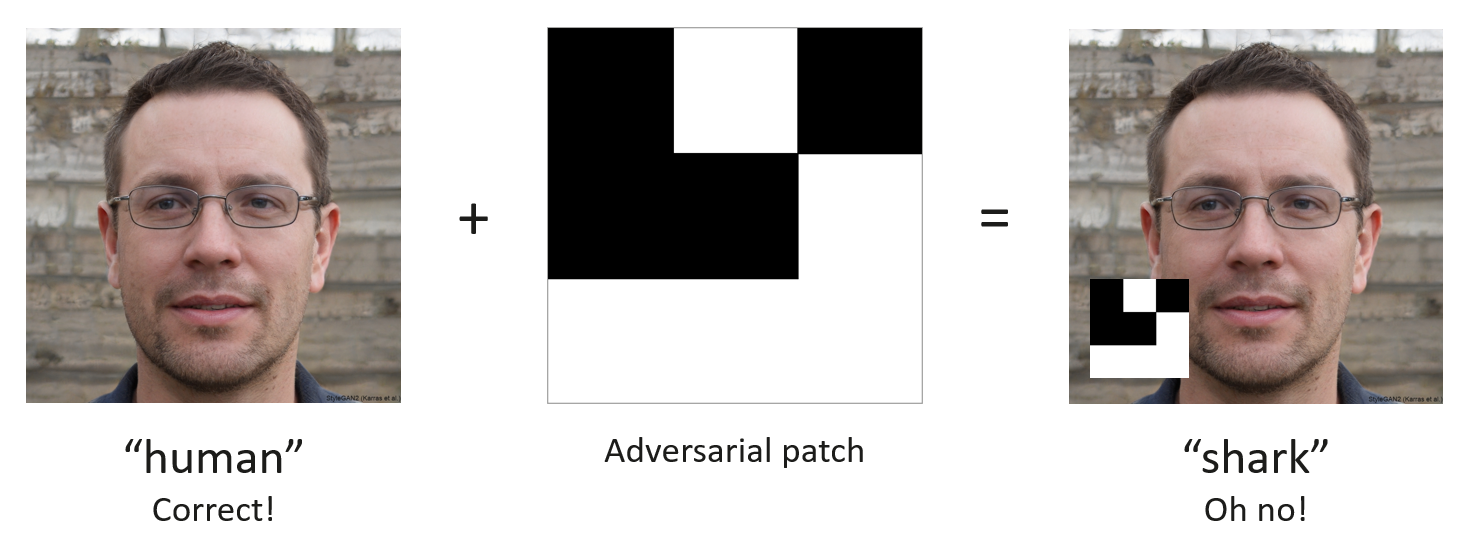
#> input picture adversarial-patching.png, 1471 x 553 px; the run also reads 1 picture not shown here
$ python poison.py adversarial-patching.png . out
#> lines starting #> are read from the running program, lines starting #| are printed output that depends on the picture
import sys
from PIL import Image, ImageFilter
import os
from random import randint
import numpy as np
from tqdm import tqdm


poison = sys.argv[1]
in_dir = sys.argv[2]
out_dir = sys.argv[3]


def add_gaussian_noise(image, mean=0, std_dev=25):
    """
    Adds Gaussian noise to a given PIL Image.

    Parameters:
    - image (PIL.Image): The input image to which noise will be added.
    - mean (float): The mean of the Gaussian noise.
    - std_dev (float): The standard deviation of the Gaussian noise.

    Returns:
    - PIL.Image: The output image with Gaussian noise added.
    """
    # Convert the image to a NumPy array
    img_array = np.array(image)

    # Generate Gaussian noise
    noise = np.random.normal(mean, std_dev, img_array.shape)

    # Add the noise to the image
    noisy_img_array = img_array + noise

    # Clip the values to be in the valid range [0, 255]
    noisy_img_array = np.clip(noisy_img_array, 0, 255).astype(np.uint8)

    # Convert the noisy array back to a PIL Image
    noisy_image = Image.fromarray(noisy_img_array)

    return noisy_image


def resize_image_to_width(image, new_width):
    """
    Resizes a given PIL Image to a specified width, preserving the aspect ratio.

    Parameters:
    - image (PIL.Image): The input image to be resized.
    - new_width (int): The desired width of the resized image.

    Returns:
    - PIL.Image: The resized image with the same aspect ratio.
    """
    # Get the original dimensions
    original_width, original_height = image.size

    # Calculate the new height while preserving the aspect ratio
    aspect_ratio = original_height / original_width
    new_height = int(new_width * aspect_ratio)

    # Resize the image
    resized_image = image.resize((new_width, new_height), Image.Resampling.LANCZOS)

    return resized_image


psn = Image.open(poison)
#> psn is the input picture: PIL image 1471x553 RGBA; mean R, G, B, A 194.6, 188.6, 186.1, 255


for in_file in tqdm(os.listdir(in_dir)):
    cpsn = add_gaussian_noise(psn.copy())
#> in add_gaussian_noise, `noisy_img_array = img_array + noise`:
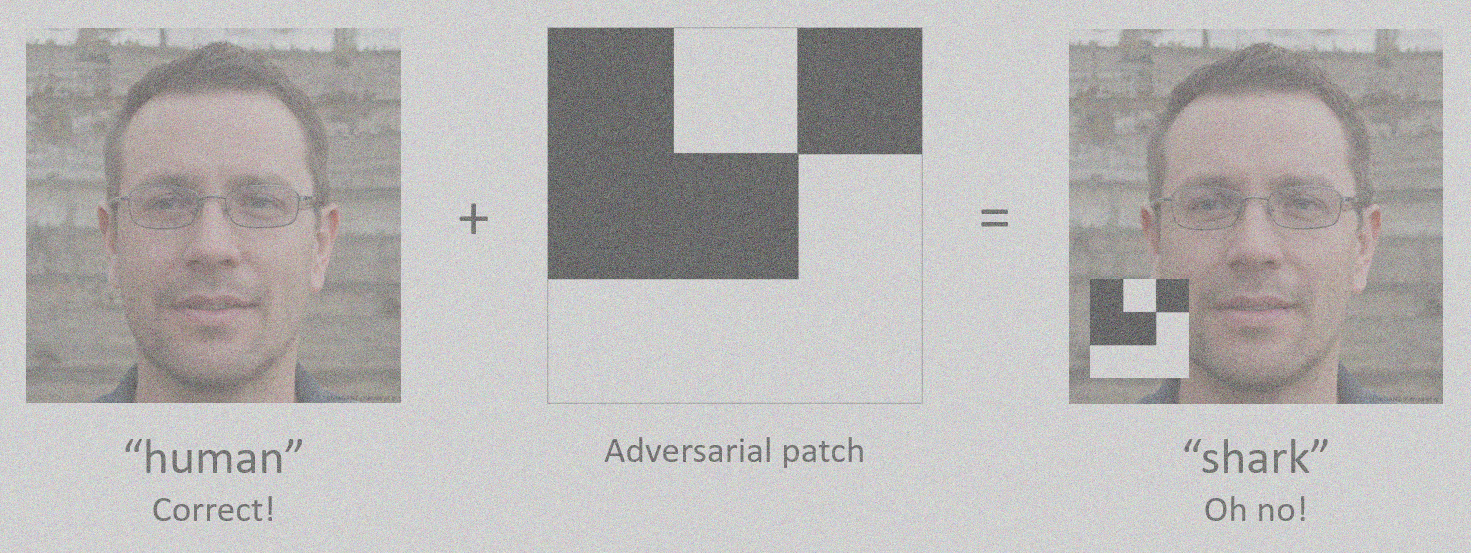
#> noisy_img_array: shape (553, 1471, 4) float64; mean R, G, B, A 194.6, 188.6, 186.1, 255; transparent parts drawn white
#> in add_gaussian_noise, `noisy_img_array = np.clip(noisy_img_array, 0, 255).astype(np.uint8)`:
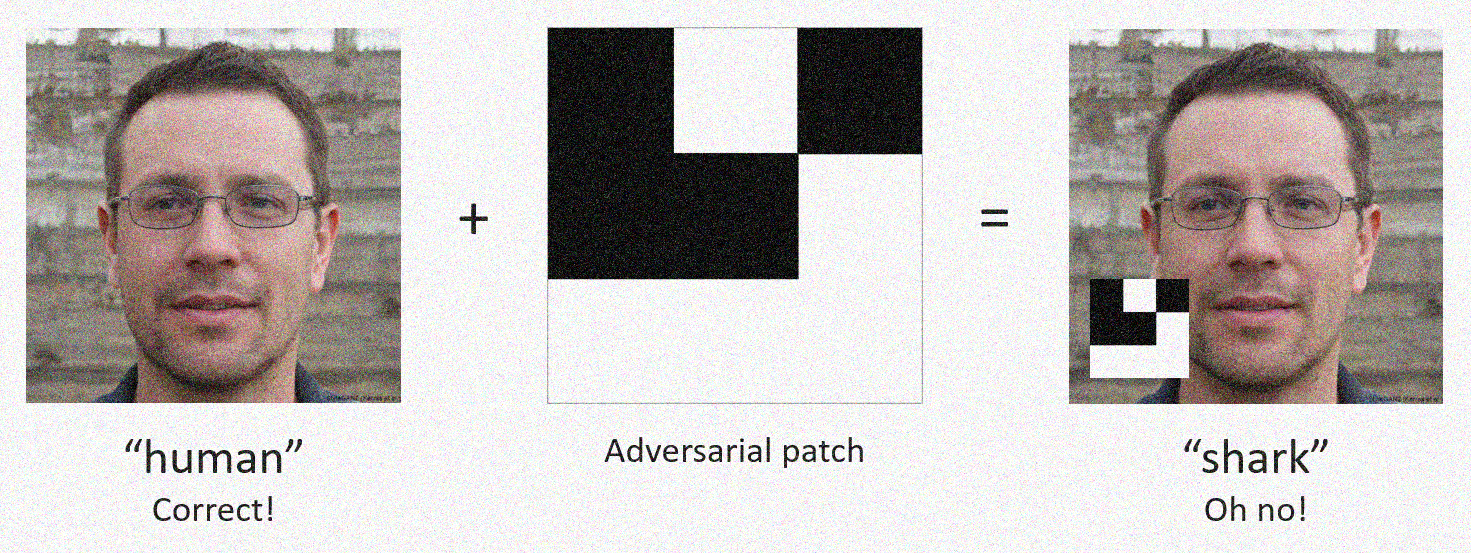
#> noisy_img_array: shape (553, 1471, 4); mean R, G, B, A 189.4, 183.4, 180.9, 244.8; transparent parts drawn white
    with Image.open(os.path.join(in_dir, in_file)) as img:
        sz = min(img.width, img.height) // randint(4, 7)
#> sz = 79
        img.paste(resize_image_to_width(cpsn, sz), (randint(0, img.width - sz),randint(0, img.height - sz)))
#> in resize_image_to_width, `resized_image = image.resize((new_width, new_height), Image.Resampling..`:
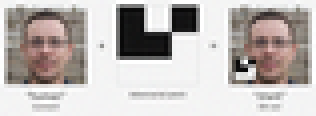
#> resized_image: PIL image 79x29 RGBA (shown 4 times larger); mean R, G, B, A 189, 183, 180.5, 244.8; transparent parts drawn white
#> (the run stopped early here; a loop or call above may not have finished)
